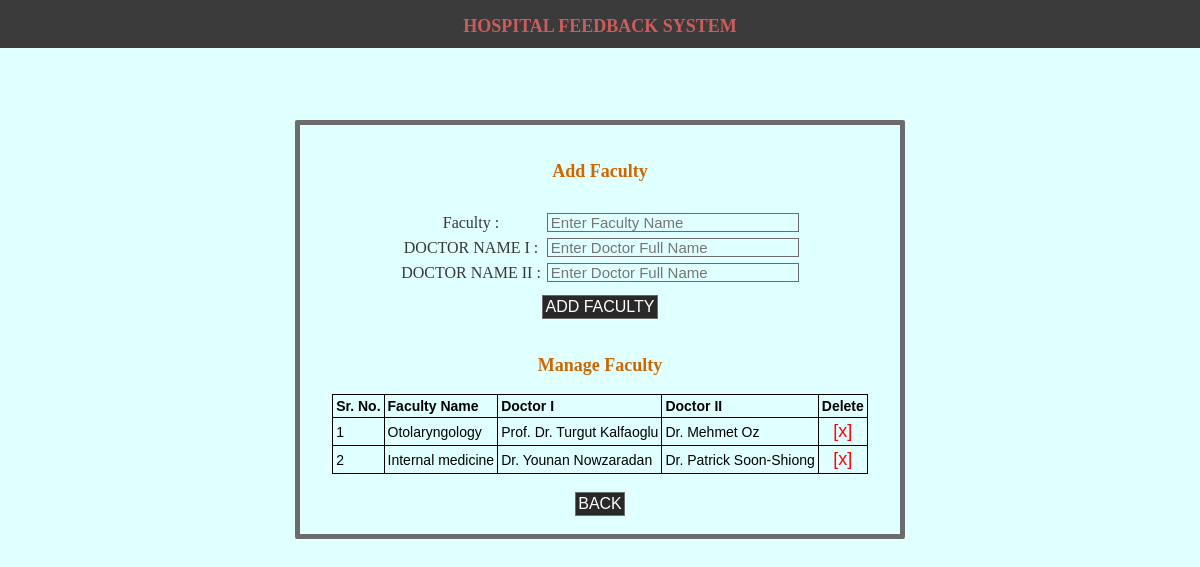
Page /manageFaculty.php (signed in) on the committed database.
### tables this page shows
CREATE TABLE `faculty` (
  `id` int(255) NOT NULL,
  `faculty_id` varchar(255) NOT NULL,
  `name` varchar(255) NOT NULL,
  `s1` varchar(255) NOT NULL,
  `s2` varchar(255) NOT NULL
);

### manageFaculty.php (the view, shortened to what this page needs)
<?php
include("dbconn.php");
		?>
<!doctype html>
<html>
    <head>
        <link href="style.css" rel="stylesheet" type="text/css" />
    </head>
    <body>
        <div id="topHeader">
            <span class="tag">HOSPITAL FEEDBACK SYSTEM</span>
        </div>
        <br>
        <br>
        <br>
        <br>
        <div id="content" align="center">
        <br>
        <br>
        <span class="SubHead">Add Faculty</span>
        <br>
        <br>
        <form method="post" action="" >
            <div id="table">
            	<div class="tr">
            		<div class="td">
                    	<label>Faculty : </label>
                    </div>
                    <div class="td">
            			<input type="text" name="fc" size="25" required placeholder="Enter Faculty Name" />
                    </div>
                </div>
                <div class="tr">
            		<div class="td">
                    	<label>DOCTOR NAME I : </label>
                    </div>
                    <div class="td">
            			<input type="text" name="sub" size="25" required placeholder="Enter Doctor Full Name" />
                    </div>
                </div>
                <div class="tr">
            		<div class="td">
                    	<label>DOCTOR NAME II : </label>
                    </div>
                    <div class="td">
            			<input type="text" name="subb" size="25" required placeholder="Enter Doctor Full Name" />
                    </div>
                </div>
            </div>
                    <div class="tdd">
                    	<input type="submit" value="ADD FACULTY" />
                    </div>
            <br>
            <br>
                <span class="SubHead">Manage Faculty</span>
                <br>
            <br>
            	<table border="0" cellpadding="3" cellspacing="3">
                <tr style="font-weight:bold;">
                <td>Sr. No.</td>
                <td>Faculty Name</td>
                <td>Doctor I</td>
                <td>Doctor II</td>
                <td>Delete</td>
                </tr>
                <?php
            	$sr=1;
            	$h=mysqli_query($conn,"select * from faculty");
            	while($j=mysqli_fetch_array($h))
            	{
            		?>
                    <tr>
                    <td><?php echo $sr;$sr++;?></td>
                    <td><?php echo $j['name'];?></td>
                    <td><?php echo $j['s1'];?></td>
                    <td><?php echo $j['s2'];?></td>
                    <td align="center"><a href="delete.php?del=<?php echo $j['id'];?>" onClick="return confirm('Are you sure?')" style="text-decoration:none;font-size:18px;color:rgba(255,0,4,1.00);">[x]</a></td>
                    </tr>
                 <?php } ?>
                 </table>
                 <br>
            <input type="button" onClick="window.location='home.php'" value="BACK">
            <br>
            <br>
            </form>
        </div>
        <br>
        <br>
        <br>
        <br>
        <br>
    </body>
</html>

### style.css (style rules this page uses)
body { margin:0px; background: lightcyan; background-image: ; }
#topHeader { width:100%; height:auto; background-color:rgba(59,59,59,1.00); font-family:"Arial"; font-size:24px; color:rgba(215,215,215,1.00); text-align:center; vertical-align:middle; padding:10px 0px; }
.tag { font-family:"Lucida Sans"; color:indianred; font-size:18px; font-weight:bold; }
.SubHead { font-family:"Lucida Sans"; color:rgba(207,103,0,1.00); font-size:18px; font-weight:bold; }
#content { width:600px; height:auto; background-color:transparent; border:5px solid rgba(107,107,107,1.00); border-radius:2px; margin-left:auto; margin-right:auto; }
div#table { display:table; padding:10px 10px; }
div.tr { display:table-row; }
div.td { display:table-cell; width:inherit; padding:3px 3px; }
div.tdd { text-align:center; caption-side: top; }
label { font-family:"Lucida Sans"; color:rgba(55,55,55,1.00); font-size:16px; }
input[type='text'], input[type='password'] { font-family:"Arial"; font-size:15px; background-color:transparent; color:rgba(41,41,41,1.00); padding:0px 3px; border:1px solid rgba(107,107,107,1.00); }
input[type='submit'], input[type='button'] { font-family:"Arial"; font-size:16px; background-color:transparent; color:rgba(41,41,41,1.00); padding:2px; border:1px solid rgba(107,107,107,1.00); cursor:pointer; }
input[type='submit'], input[type='button'] { font-family:"Arial"; font-size:16px; background-color:rgba(41,41,41,1.00);; color:rgba(255,255,255,1.00); padding:2px; border:1px solid rgba(107,107,107,1.00); cursor:pointer; }
table, tr, td { border:1px solid rgba(0,0,0,1.00); border-collapse:collapse; font-family:"Arial"; font-size:14px; }

### rows in the picture
faculty: name "Otolaryngology", s1 "Prof. Dr. Turgut Kalfaoglu", s2 "Dr. Mehmet Oz"
faculty: name "Internal medicine", s1 "Dr. Younan Nowzaradan", s2 "Dr. Patrick Soon-Shiong"
